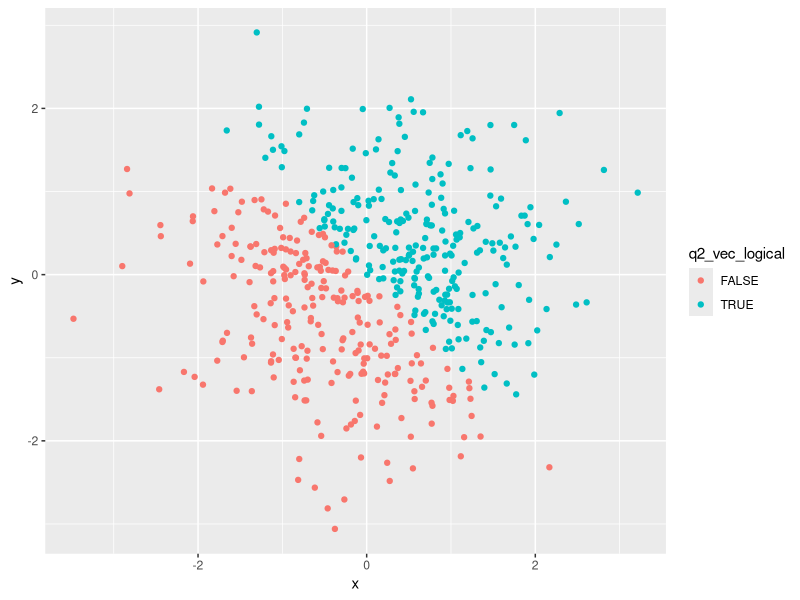
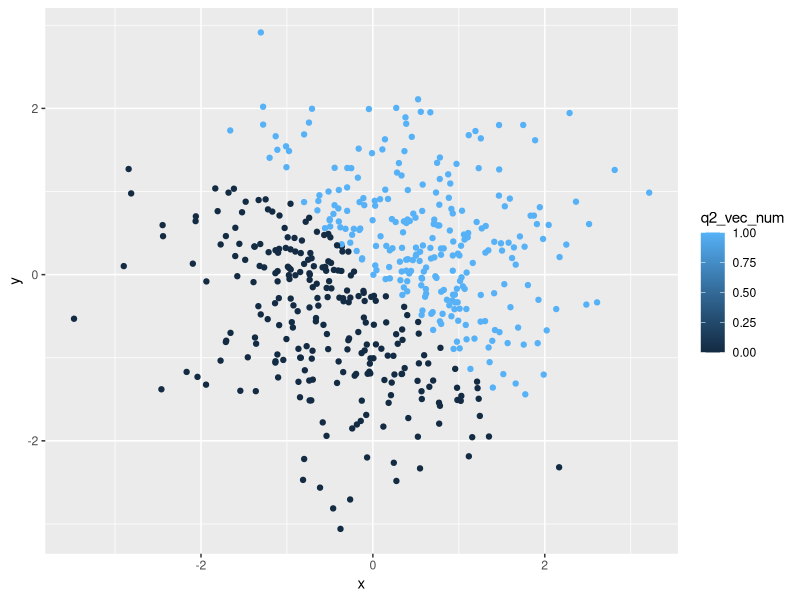
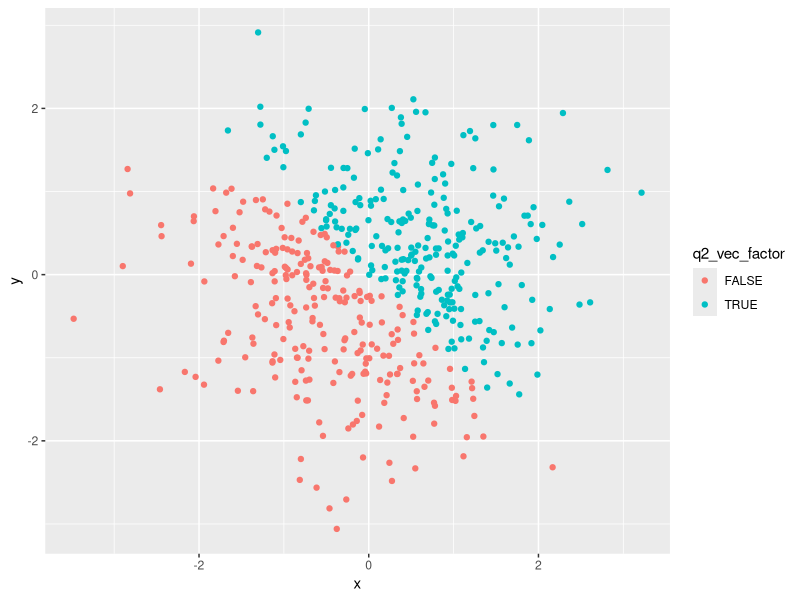
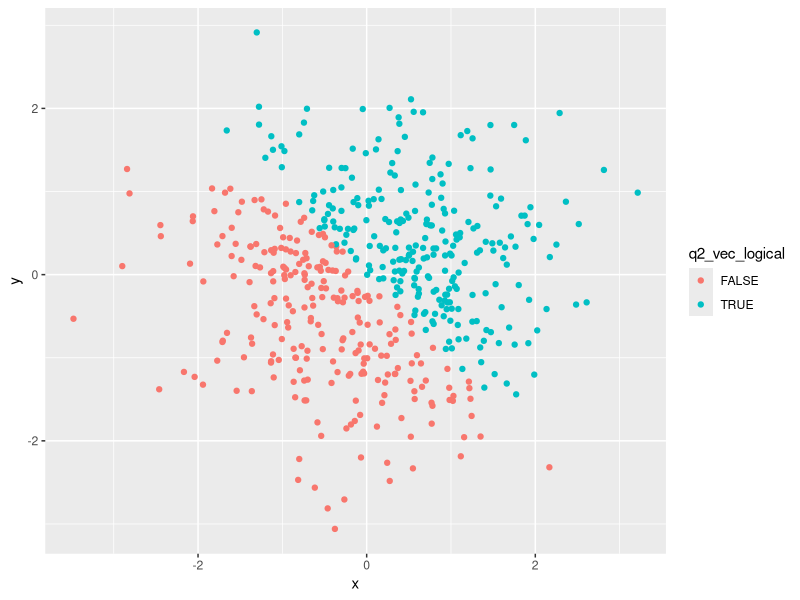

The R source for these figures, in order:
## ---- chunk 1
knitr::opts_chunk$set(echo = TRUE)
## ---- chunk 2
library(tibble)
library(tidyverse)
hw_one_df = tibble(
  random_sample = rnorm(8, sd = 1), 
  vec_logical = random_sample > 0, 
  #check if "True" when greater than 0
  
  vec_char = c("Dave", "Ashley", "Brian", "Luke", "Jackson", "Emma", "Katherine", "Eight"),
  
  vec_factor = factor(c("male", "female", "male", "male", "male", "female", "female", "number" ))
)
## ---- chunk 3
mean(pull(hw_one_df, random_sample))
mean(pull(hw_one_df, vec_logical))
mean(pull(hw_one_df, vec_char))
mean(pull(hw_one_df, vec_factor))
## ---- chunk 4
num_vec_logical <- as.numeric(hw_one_df$vec_logical)
num_vec_char <- as.numeric(hw_one_df$vec_char)
num_vec_factor <- as.numeric(hw_one_df$vec_factor)
## ---- chunk 5
#convert the logical vector to numeric, and multiply the random sample by the result
num_vec_logical2 <- as.numeric(hw_one_df$vec_logical)
num_vec_logical2*hw_one_df$random_sample


#convert the logical vector to a factor, and multiply the random sample by the result
num_vec_logical3 <- as.factor(hw_one_df$vec_logical)
num_vec_logical3*hw_one_df$random_sample
#NOT MEANINGFUL FOR FACTORS


#convert the logical vector to a factor and then convert the result to numeric, and multiply the random sample by the result
num_vec_logical4 <- as.factor(hw_one_df$vec_logical)
num_vec_logical4 <- as.numeric(num_vec_logical4)
num_vec_logical4*hw_one_df$random_sample

## ---- chunk 6
q_2_df = tibble(
  x = rnorm(500, sd = 1),
  y = rnorm(500, sd = 1), 
  q2_vec_logical = x + y > 0,
  q2_vec_num = as.numeric(q2_vec_logical),
  q2_vec_factor = as.factor(q2_vec_logical)
)
# 
# nrow(q_2_df)
# #There are 500 rows
# ncol(q_2_df)
# #There are 5 columns
# 
# mean(pull(q_2_df, x))
# median(pull(q_2_df, x))
# sd(pull(q_2_df, x))
# #Mean -0.04676723
# #Median -0.06674865
# #SD 1.013879
# 
# #the proportion of cases for which x + y > 1

## ---- chunk 7
 ggplot(q_2_df, aes(x = x, y = y, color=q2_vec_logical)) + geom_point() 
#The color scale could be changed if we wanted, but the default is red and blue for a logical vector
ggsave("scatter_plot.pdf", height = 4, width = 6)

ggplot(q_2_df, aes(x = x, y = y, color=q2_vec_num)) + geom_point() 
#The color scale changes to a gradient because R assums there are values between0 and 1, when 0 and 1 just represent true and false

ggplot(q_2_df, aes(x = x, y = y, color=q2_vec_factor)) + geom_point() 
#The color scale remains the same as the logical vector plot, because there are only two levels in the factor variable
